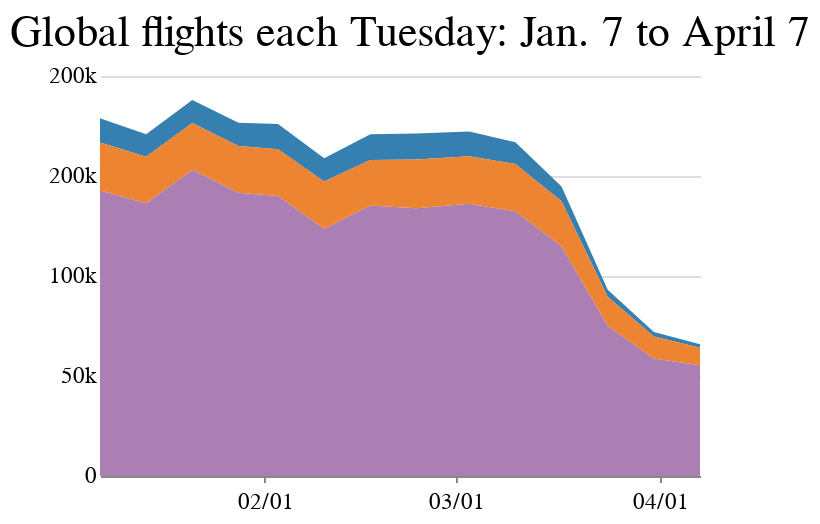

Notebook code for this chart:
### Code cell
all_flights_chart_mobile = alt.Chart(flights_us_eu_global_melt).mark_area(size=4,color='#006D8F').encode(
    x=alt.X('date:T', title='', axis=alt.Axis(grid=False, tickCount=6, format='%m/%d')),
    y=alt.Y('flights:Q', title='', axis=alt.Axis(domainOpacity=0, tickSize=0,grid=True, tickCount=6, format='.0s'),
                             sort=alt.EncodingSortField(
                                field="location",
                                op="sum",
                                order="ascending")),
    color=alt.Color('location:N', legend=None)
).properties(width=300, height=200,
    title='Global flights each Tuesday: Jan. 7 to April 7'
)

all_flights_chart_mobile.configure_view(strokeOpacity=0)

### Figure 1 — Vega-Lite specification as saved in the notebook (floating-point values rounded to 4 significant figures)
{"config": {"view": {"width": 800, "height": 450, "strokeOpacity": 0}, "background": "#ffffff", "title": {"anchor": "start", "font": "Benton Gothic Bold, sans", "fontColor": "#000000", "fontSize": 22, "fontWeight": "normal"}, "arc": {"fill": "#82c6df"}, "area": {"fill": "#82c6df"}, "line": {"stroke": "#82c6df", "strokeWidth": 3}, "path": {"stroke": "#82c6df"}, "rect": {"fill": "#82c6df"}, "shape": {"stroke": "#82c6df"}, "bar": {"fill": "#82c6df"}, "point": {"stroke": "#82c6df"}, "symbol": {"fill": "#82c6df", "size": 30}, "axis": {"titleFont": "Benton Gothic Bold, sans", "titleFontSize": 13, "titleFontWeight": "normal", "labelFont": "Benton Gothic, sans", "labelFontSize": 11.5, "labelFontWeight": "normal"}, "axisX": {"labelAngle": 0, "labelPadding": 4, "tickSize": 3}, "axisY": {"labelBaseline": "middle", "maxExtent": 45, "minExtent": 45, "tickSize": 2, "titleAlign": "left", "titleAngle": 0, "titleX": -45, "titleY": -11}, "legend": {"titleFont": "Benton Gothic Bold, sans", "titleFontSize": 13, "titleFontWeight": "normal", "symbolType": "square", "labelFont": "Benton Gothic, sans", "labelFontSize": 11.5}, "range": {"category": ["#3580b1", "#ec8431", "#ab7fb4", "#c89d29", "#adc839", "#829eb1"], "diverging": ["#e68a4f", "#f4bb6a", "#f9e39c", "#dadfe2", "#a6b7c6", "#849eae"], "heatmap": ["#fbf2c7", "#f9e39c", "#f8d36e", "#f4bb6a", "#e68a4f", "#d15a40", "#ab4232"], "ordinal": ["#fbf2c7", "#f9e39c", "#f8d36e", "#f4bb6a", "#e68a4f", "#d15a40", "#ab4232"], "ramp": ["#fbf2c7", "#f9e39c", "#f8d36e", "#f4bb6a", "#e68a4f", "#d15a40", "#ab4232"]}}, "data": {"name": "data-c35e743048414ff2399c2ce151d674bd"}, "mark": {"type": "area", "color": "#006D8F", "size": 4}, "encoding": {"color": {"type": "nominal", "field": "location", "legend": null}, "x": {"type": "temporal", "axis": {"format": "%m/%d", "grid": false, "tickCount": 6}, "field": "date", "title": ""}, "y": {"type": "quantitative", "axis": {"domainOpacity": 0, "format": ".0s", "grid": true, "tickCount": 6, "tickSize": 0}, "field": "flights", "sort": {"field": "location", "op": "sum", "order": "ascending"}, "title": ""}}, "height": 200, "title": "Global flights each Tuesday: Jan. 7 to April 7", "width": 300, "$schema": "https://vega.github.io/schema/vega-lite/v4.0.2.json", "datasets": {"data-c35e743048414ff2399c2ce151d674bd": [{"date": "2020-01-07T00:00:00", "location": "world", "flights": 142749}, {"date": "2020-01-14T00:00:00", "location": "world", "flights": 136423}, {"date": "2020-01-21T00:00:00", "location": "world", "flights": 153131}, {"date": "2020-01-28T00:00:00", "location": "world", "flights": 141610}, {"date": "2020-02-03T00:00:00", "location": "world", "flights": 139951}, {"date": "2020-02-10T00:00:00", "location": "world", "flights": 123656}, {"date": "2020-02-17T00:00:00", "location": "world", "flights": 135225}, {"date": "2020-02-24T00:00:00", "location": "world", "flights": 133909}, {"date": "2020-03-03T00:00:00", "location": "world", "flights": 136139}, {"date": "2020-03-10T00:00:00", "location": "world", "flights": 132367}, {"date": "2020-03-17T00:00:00", "location": "world", "flights": 114888}, {"date": "2020-03-24T00:00:00", "location": "world", "flights": 75092}, {"date": "2020-03-31T00:00:00", "location": "world", "flights": 58694}, {"date": "2020-04-07T00:00:00", "location": "world", "flights": 55421}, {"date": "2020-01-07T00:00:00", "location": "europe", "flights": 12076}, {"date": "2020-01-14T00:00:00", "location": "europe", "flights": 11285}, {"date": "2020-01-21T00:00:00", "location": "europe", "flights": 11542}, {"date": "2020-01-28T00:00:00", "location": "europe", "flights": 11668}, {"date": "2020-02-03T00:00:00", "location": "europe", "flights": 12598}, {"date": "2020-02-10T00:00:00", "location": "europe", "flights": 11593}, {"date": "2020-02-17T00:00:00", "location": "europe", "flights": 12892}, {"date": "2020-02-24T00:00:00", "location": "europe", "flights": 12990}, {"date": "2020-03-03T00:00:00", "location": "europe", "flights": 12270}, {"date": "2020-03-10T00:00:00", "location": "europe", "flights": 10815}, {"date": "2020-03-17T00:00:00", "location": "europe", "flights": 7333}, {"date": "2020-03-24T00:00:00", "location": "europe", "flights": 3533}, {"date": "2020-03-31T00:00:00", "location": "europe", "flights": 2243}, {"date": "2020-04-07T00:00:00", "location": "europe", "flights": 1652}, {"date": "2020-01-07T00:00:00", "location": "usa", "flights": 24023}, {"date": "2020-01-14T00:00:00", "location": "usa", "flights": 23160}, {"date": "2020-01-21T00:00:00", "location": "usa", "flights": 23334}, {"date": "2020-01-28T00:00:00", "location": "usa", "flights": 23336}, {"date": "2020-02-03T00:00:00", "location": "usa", "flights": 23431}, {"date": "2020-02-10T00:00:00", "location": "usa", "flights": 23568}, {"date": "2020-02-17T00:00:00", "location": "usa", "flights": 22793}, {"date": "2020-02-24T00:00:00", "location": "usa", "flights": 24314}, {"date": "2020-03-03T00:00:00", "location": "usa", "flights": 23788}, {"date": "2020-03-10T00:00:00", "location": "usa", "flights": 23691}, {"date": "2020-03-17T00:00:00", "location": "usa", "flights": 22529}, {"date": "2020-03-24T00:00:00", "location": "usa", "flights": 14494}, {"date": "2020-03-31T00:00:00", "location": "usa", "flights": 11006}, {"date": "2020-04-07T00:00:00", "location": "usa", "flights": 8743}]}}
